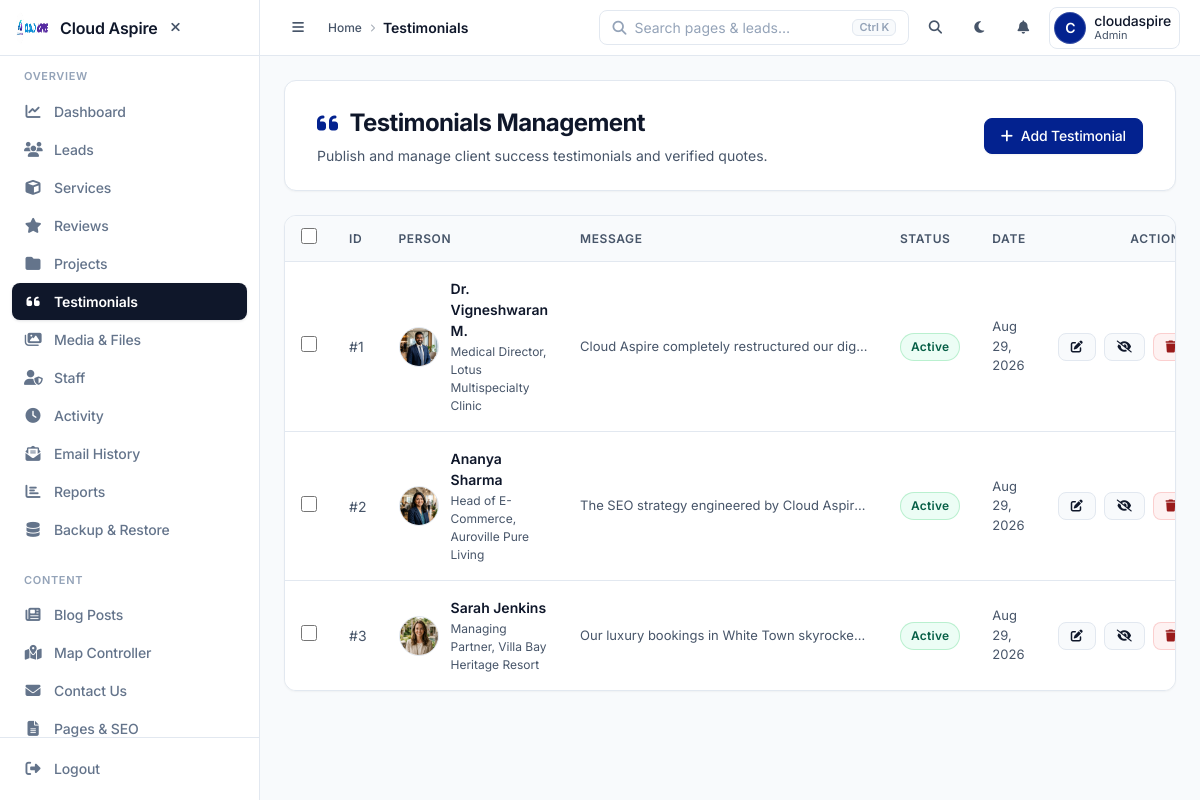
The app's page /admin/testimonials.php (signed in) with its own data.
### tables this page shows
CREATE TABLE IF NOT EXISTS `testimonials` (
  `id` int(11) NOT NULL AUTO_INCREMENT,
  `name` varchar(150) NOT NULL,
  `designation` varchar(150) DEFAULT NULL,
  `message` text DEFAULT NULL,
  `image` varchar(500) DEFAULT NULL,
  `status` enum('active','inactive') DEFAULT 'active',
  `created_at` timestamp NULL DEFAULT current_timestamp(),
  `updated_at` timestamp NULL DEFAULT current_timestamp() ON UPDATE current_timestamp(),
  PRIMARY KEY (`id`)
);

### admin/testimonials.php (called while the page is built, shortened)
<?php
require_once __DIR__ . '/../app/security_notifier.php';
$testimonials = $conn->query("SELECT * FROM testimonials ORDER BY created_at DESC")->fetchAll(PDO::FETCH_ASSOC);
require_once __DIR__ . '/../app/Views/admin/testimonials.php';

### app/Views/admin/testimonials.php (the view, shortened to what this page needs)
<?php
require_once __DIR__ . '/../../../admin/includes/header.php';
$testimonials = $testimonials ?? [];
?>
<div class="saas-page-header">
    <div>
        <h1 class="page-title"><i class="fas fa-quote-left" style="color: var(--primary);"></i> Testimonials Management</h1>
        <p class="page-subtitle">Publish and manage client success testimonials and verified quotes.</p>
    </div>
    <div class="header-actions">
        <button class="btn btn-primary" onclick="openModal()"><i class="fas fa-plus"></i> Add Testimonial</button>
    </div>
</div>
<div class="content-card">
    <div class="table-responsive">
        <table>
            <thead>
                <tr>
                    <th style="width: 36px;"><input type="checkbox" class="testimonial-checkbox" id="selectAllCb" onclick="toggleSelectAll(this)"></th>
                    <th style="width: 60px;">ID</th>
                    <th>Person</th>
                    <th>Message</th>
                    <th>Status</th>
                    <th>Date</th>
                    <th style="text-align: right;">Actions</th>
                </tr>
            </thead>
            <tbody>
                <?php foreach ($testimonials as $t): ?>
                <tr>
                    <td><input type="checkbox" class="testimonial-checkbox row-cb" value="<?= $t['id'] ?>" onclick="updateBulkBar()"></td>
                    <td style="color: var(--text-muted);">#<?= $t['id'] ?></td>
                    <td>
                        <div style="display: flex; align-items: center; gap: 12px;">
                            <?php
                            $admin_avatar = '';
                            if (!empty($t['image'])) {
                                $admin_avatar = (str_starts_with($t['image'], 'http://') || str_starts_with($t['image'], 'https://') || str_starts_with($t['image'], '/')) ? $t['image'] : '../' . $t['image'];
                            }
                            ?>
                            <?php if ($admin_avatar): ?>
                                <img src="<?= htmlspecialchars($admin_avatar) ?>" alt="Avatar" class="avatar-img">
                            <?php else: ?>
                                <div class="avatar-placeholder"><?= strtoupper(substr($t['name'], 0, 1)) ?></div>
                            <?php endif; ?>
                            <div>
                                <div class="person-name"><?= htmlspecialchars($t['name']) ?></div>
                                <div class="person-designation"><?= htmlspecialchars($t['designation']) ?></div>
                            </div>
                        </div>
                    </td>
                    <td class="testimonial-msg" title="<?= htmlspecialchars($t['message']) ?>"><?= htmlspecialchars($t['message']) ?></td>
                    <td><span class="status status-<?= $t['status'] ?>"><?= ucfirst($t['status']) ?></span></td>
                    <td style="color: var(--text-muted); font-size: 13px;"><?= date('M d, Y', strtotime($t['created_at'])) ?></td>
                    <td style="text-align: right;">
                        <div style="display: flex; gap: 8px; justify-content: flex-end;">
                            <button class="btn btn-sm" onclick="editTestimonial(<?= htmlspecialchars(json_encode($t)) ?>)" style="background: var(--bg-main); color: var(--text-main); border: 1px solid var(--border-color);" title="Edit">
                                <i class="fas fa-edit"></i>
                            </button>
                            <form method="POST" style="display:inline;">
                                <button type="submit" class="btn btn-sm" style="background: var(--bg-main); color: var(--text-main); border: 1px solid var(--border-color);" title="Toggle Visibility">
                                    <i class="fas fa-<?= $t['status'] === 'active' ? 'eye-slash' : 'eye' ?>"></i>
                                </button>
                            </form>
                            <form method="POST" style="display:inline;" onsubmit="return confirm('Delete this testimonial permanently?')">
                                <button type="submit" class="btn btn-sm btn-delete" title="Delete">
                                    <i class="fas fa-trash"></i>
                                </button>
                            </form>
                        </div>
                    </td>
                </tr>
                <?php endforeach; ?>
            </tbody>
        </table>
    </div>
</div>
<?php require_once __DIR__ . '/../../../admin/includes/footer.php'; ?>

### app/Views/admin/testimonials.php (style rules this page uses)
.testimonial-msg { max-width: 320px; white-space: nowrap; overflow: hidden; text-overflow: ellipsis; color: var(--text-muted); font-size: 13px; }
.person-name { font-weight: 600; color: var(--text-main); font-size: 14px; }
.person-designation { font-size: 12px; color: var(--text-muted); margin-top: 2px; }
.avatar-img { width: 40px; height: 40px; border-radius: 50%; object-fit: cover; border: 1px solid var(--border-color); }
.testimonial-checkbox { width: 16px; height: 16px; accent-color: var(--primary, #6366f1); cursor: pointer; }

### records on screen
testimonials: id "1", image (picture), name "Dr. Vigneshwaran M.", designation "Medical Director, Lotus Multispecialty Clinic", message "Cloud Aspire completely restructured our dig…", status "Active", created_at "Aug 29, 2026"
testimonials: id "2", image (picture), name "Ananya Sharma", designation "Head of E-Commerce, Auroville Pure Living", message "The SEO strategy engineered by Cloud Aspir…", status "Active", created_at "Aug 29, 2026"
testimonials: id "3", image (picture), name "Sarah Jenkins", designation "Managing Partner, Villa Bay Heritage Resort", message "Our luxury bookings in White Town skyrocke…", status "Active", created_at "Aug 29, 2026"

### other values on screen
$site_name "Cloud Aspire"
$section_label "OVERVIEW"
$item['label'] "Dashboard"
$item['label'] "Leads"
$item['label'] "Services"
$item['label'] "Reviews"
$item['label'] "Projects"
$item['label'] "Testimonials"
$item['label'] "Media & Files"
$item['label'] "Staff"
$item['label'] "Activity"
$item['label'] "Email History"
$item['label'] "Reports"
$item['label'] "Backup & Restore"
$section_label "CONTENT"
